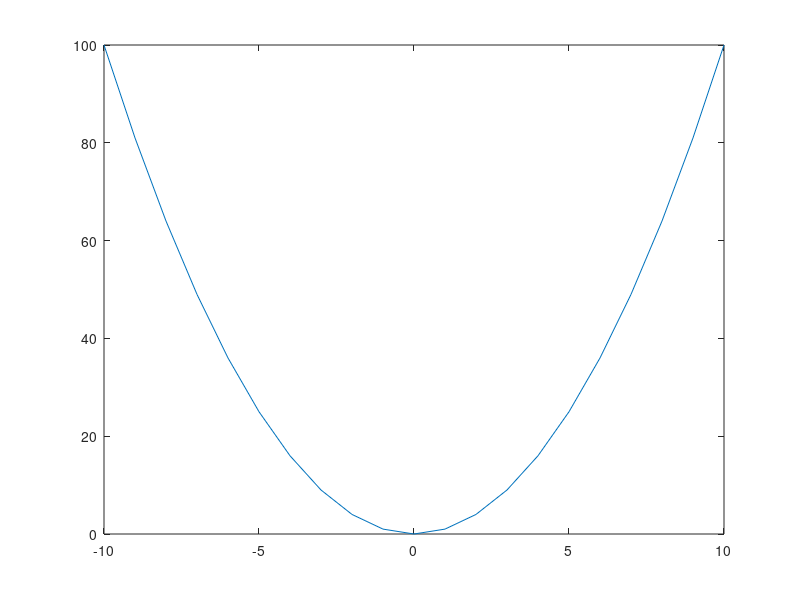

Here is the MATLAB script that generated this plot: (Note: this script raises an error after producing the figure.)
clc
clear all

% min x-value: spaced by 1: max x-value
x = -10: 1: 10;
% function
y = x'.^2'
plot(x, y)

% column labels for the table values
col_header = {'x', 'y'};

% writing coordinate values into xlsx file
xlswrite('quad_coordinates.xlsx', [x(:), y(:)], 'Sheet1', 'A2');
xlswrite('quad_coordinates.xlsx', col_header, 'Sheet1', 'A2');

% saves the plot as png
saveas(gcf,'quad_coordinates.png')
